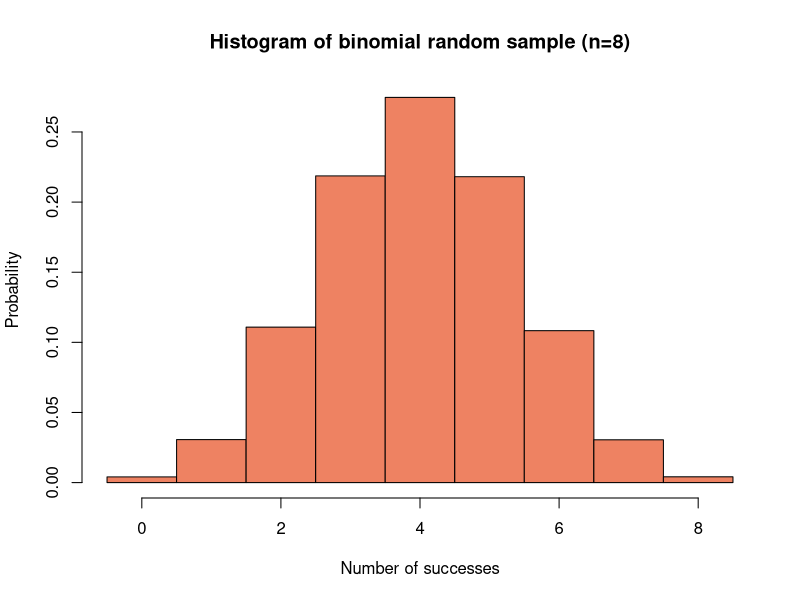
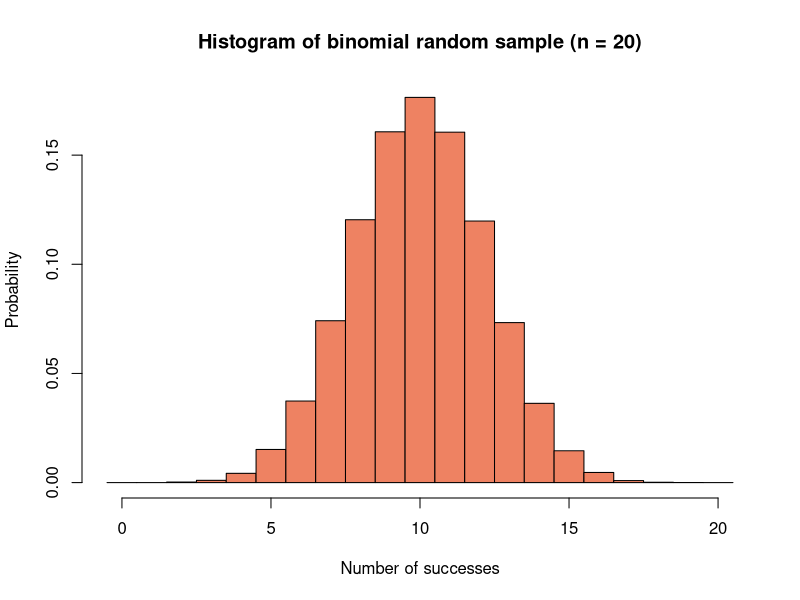
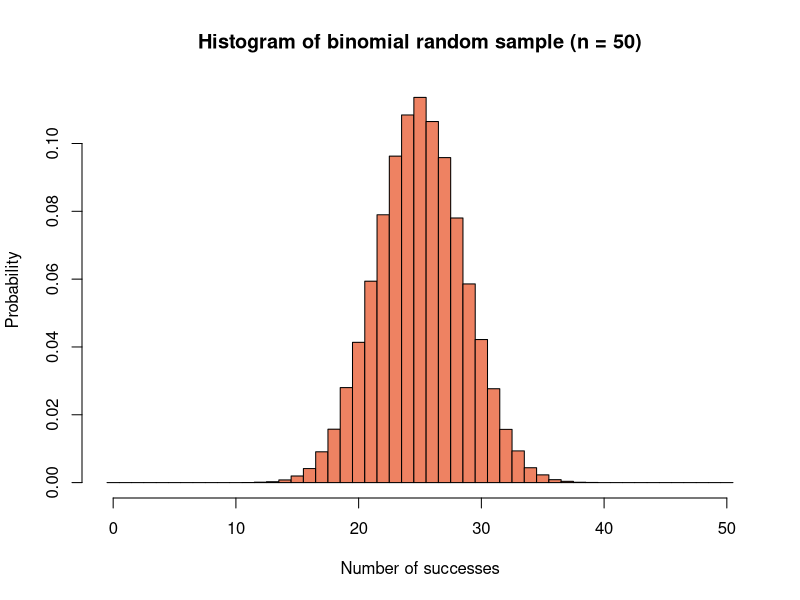
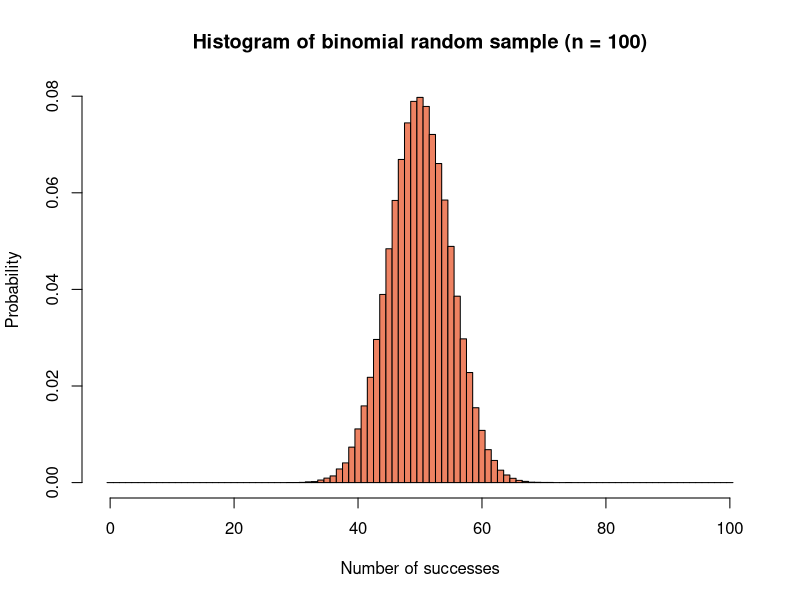
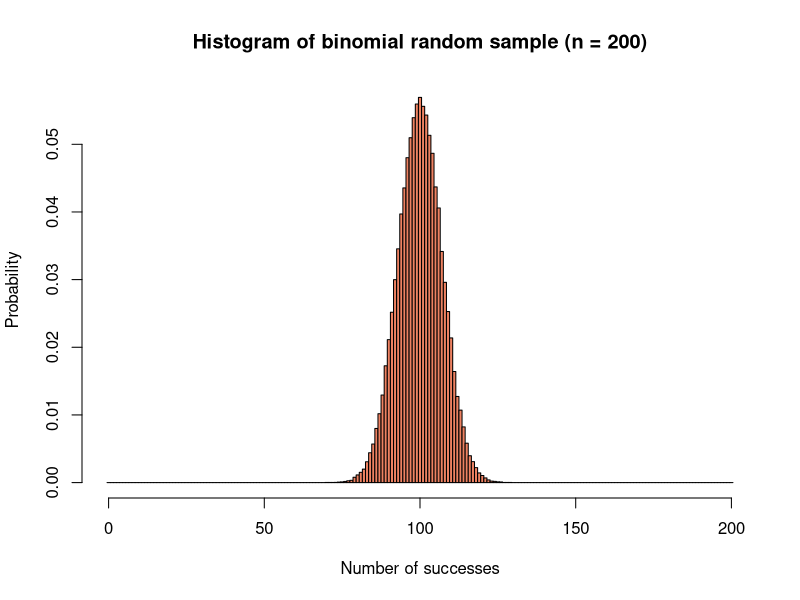
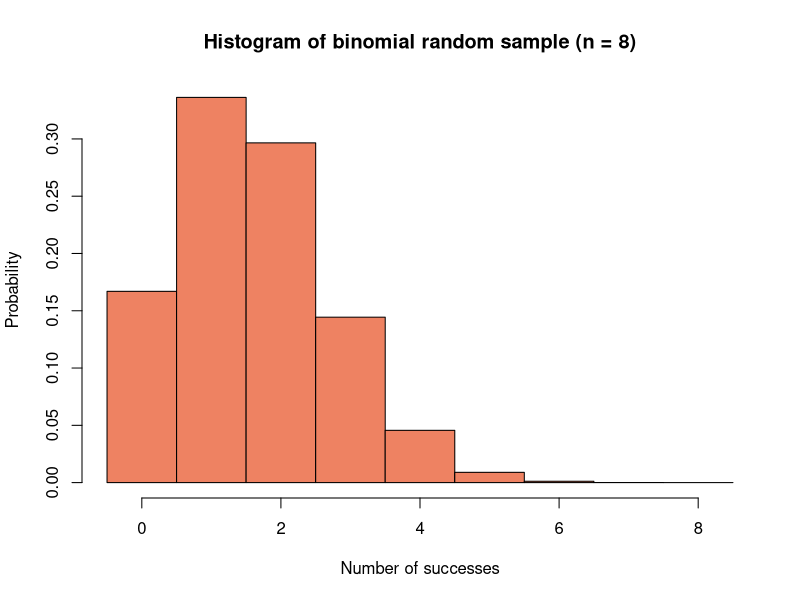
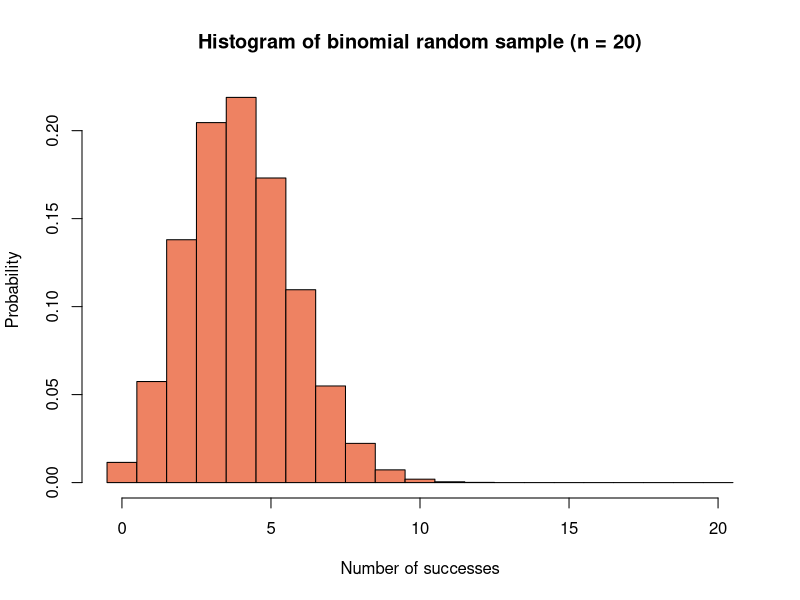
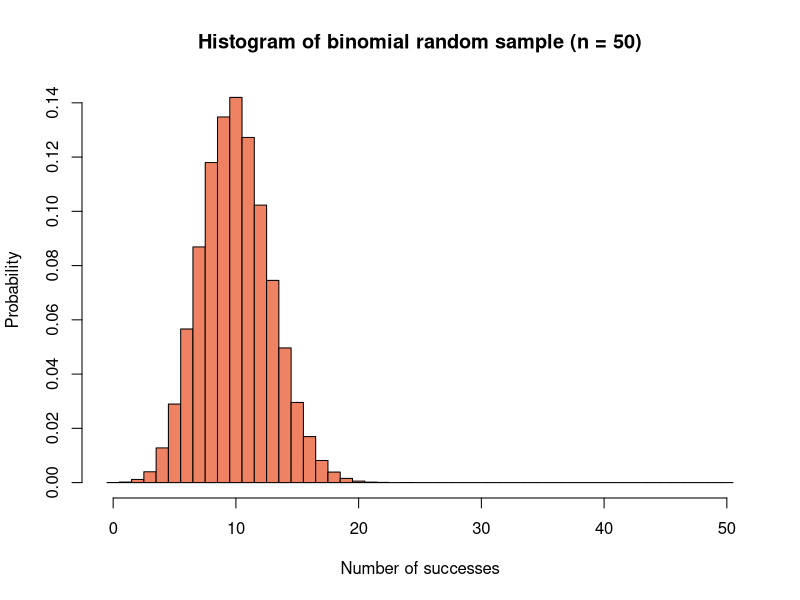

Write the R code that produced these figures, in order.
## ---- chunk 1
number.trials <- 8

random.binomial.sample <- rbinom(100000, number.trials, 0.5)

hist( random.binomial.sample,
      main = "Histogram of binomial random sample (n=8)",
      xlab = "Number of successes", ylab = "Probability",
      prob = TRUE,
      breaks = -0.5:(number.trials + 0.5),
      col = "salmon2")
## ---- chunk 2
number.trials <- 20

random.binomial.sample <- rbinom(100000, number.trials, 0.5)

hist( random.binomial.sample,
      main = "Histogram of binomial random sample (n = 20)",
      xlab = "Number of successes",
      ylab = "Probability",
      prob = TRUE,
      breaks = -0.5:(number.trials + 0.5),
      col = "salmon2")
## ---- chunk 3
number.trials <- 50

random.binomial.sample <- rbinom(100000, number.trials, 0.5)

hist( random.binomial.sample,
      main = "Histogram of binomial random sample (n = 50)",
      xlab = "Number of successes",
      ylab = "Probability",
      prob = TRUE,
      breaks = -0.5:(number.trials + 0.5),
      col = "salmon2")
## ---- chunk 4
number.trials <- 100

random.binomial.sample <- rbinom(100000, number.trials, 0.5)

hist( random.binomial.sample,
      main = "Histogram of binomial random sample (n = 100)",
      xlab = "Number of successes",
      ylab = "Probability",
      prob = TRUE,
      breaks = -0.5:(number.trials + 0.5),
      col = "salmon2")
## ---- chunk 5
number.trials <- 200

random.binomial.sample <- rbinom(100000, number.trials, 0.5)

hist( random.binomial.sample,
      main = "Histogram of binomial random sample (n = 200)",
      xlab = "Number of successes",
      ylab = "Probability",
      prob = TRUE,
      breaks = -0.5:(number.trials + 0.5),
      col = "salmon2")
## ---- chunk 6
number.trials <- 8

random.binomial.sample <- rbinom(100000, number.trials, 0.2)

hist( random.binomial.sample,
      main = "Histogram of binomial random sample (n = 8)",
      xlab = "Number of successes",
      ylab = "Probability",
      prob = TRUE,
      breaks = -0.5:(number.trials + 0.5),
      col = "salmon2")
## ---- chunk 7
number.trials <- 20

random.binomial.sample <- rbinom(100000, number.trials, 0.2)

hist( random.binomial.sample,
      main = "Histogram of binomial random sample (n = 20)",
      xlab = "Number of successes",
      ylab = "Probability",
      prob = TRUE,
      breaks = -0.5:(number.trials + 0.5),
      col = "salmon2")
## ---- chunk 8
number.trials <- 50

random.binomial.sample <- rbinom(100000, number.trials, 0.2)

hist( random.binomial.sample,
      main = "Histogram of binomial random sample (n = 50)",
      xlab = "Number of successes",
      ylab = "Probability",
      prob = TRUE,
      breaks = -0.5:(number.trials + 0.5),
      col = "salmon2")
## ---- chunk 9
number.trials <- 100

random.binomial.sample <- rbinom(100000, number.trials, 0.2)

hist( random.binomial.sample,
      main = "Histogram of binomial random sample (n = 100)",
      xlab = "Number of successes",
      ylab = "Probability",
      prob = TRUE,
      breaks = -0.5:(number.trials + 0.5),
      col = "salmon2")
## ---- chunk 10
number.trials <- 200

random.binomial.sample <- rbinom(100000, number.trials, 0.2)

hist( random.binomial.sample,
      main = "Histogram of binomial random sample (n = 200)",
      xlab = "Number of successes",
      ylab = "Probability",
      prob = TRUE,
      breaks = -0.5:(number.trials + 0.5),
      col = "salmon2")
## ---- chunk 11
sample.1 <- runif(100000)
## ---- chunk 12
hist( sample.1,
      main = "Histogram of continuous uniform distribution",
      xlab = "x", ylab = "Density",
      prob = TRUE,
      breaks = 20,
      col = "skyblue1" )
## ---- chunk 13
number.replications <- 100000

result.vector <- numeric( number.replications)

for( replication.index in 1:number.replications ) {
    result.vector[ replication.index ] <- sum( runif(2) )
}

hist( result.vector,
      main = "Histogram of sum of two uniform random variables",
      xlab = "x", ylab = "Density",
      prob = TRUE,
      breaks = 50,
      col = "skyblue" )
## ---- chunk 14
number.replications <- 100000

result.vector <- numeric( number.replications)

for( replication.index in 1:number.replications ) {
    result.vector[ replication.index ] <- sum( runif(3) )
}

hist( result.vector,
      main = "Histogram of sum of 3 uniform random variables",
      xlab = "x", ylab = "Density",
      prob = TRUE,
      breaks = 50,
      col = "skyblue" )
## ---- chunk 15
number.replications <- 100000

result.vector <- numeric( number.replications)

for( replication.index in 1:number.replications ) {
    result.vector[ replication.index ] <- sum( runif(10) )
}

hist( result.vector,
      main = "Histogram of sum of 10 uniform random variables",
      xlab = "x", ylab = "Density",
      prob = TRUE,
      breaks = 50,
      col = "skyblue" )
## ---- chunk 16
number.replications <- 100000

result.vector <- numeric( number.replications)

for( replication.index in 1:number.replications ) {
    result.vector[ replication.index ] <- sum( runif(100) )
}

hist( result.vector,
      main = "Histogram of sum of 100 uniform random variables",
      xlab = "x", ylab = "Density",
      prob = TRUE,
      breaks = 50,
      col = "skyblue" )
## ---- chunk 17
number.replications <- 100000

result.vector <- numeric( number.replications)

for( replication.index in 1:number.replications ) {
    result.vector[ replication.index ] <- sum( rexp(1) )
}

# I'm going to filter out some of the extreme values,
# just to make the graph a little more informative

filtered.result.vector <- result.vector[ result.vector <= 8 ]

hist( filtered.result.vector,
      main = "Histogram of an exponential random variable",
      xlab = "x", ylab = "Density",
      prob = TRUE,
      breaks = 50,
      col = "skyblue" )
## ---- chunk 18
number.replications <- 100000

result.vector <- numeric( number.replications)

for( replication.index in 1:number.replications ) {
    result.vector[ replication.index ] <- sum( rexp(2, rate = 1) )
}

filtered.result.vector <- result.vector[ result.vector <= 12 ]

hist( filtered.result.vector,
      main = "Histogram of the sum of 2 exponential random variables",
      xlab = "x", ylab = "Density",
      prob = TRUE,
      breaks = 50,
      col = "skyblue" )
## ---- chunk 19
number.replications <- 100000

result.vector <- numeric( number.replications)

for( replication.index in 1:number.replications ) {
    result.vector[ replication.index ] <- sum( rexp(3) )
}

filtered.result.vector <- result.vector[ result.vector <= 12 ]

hist( filtered.result.vector,
      main = "Histogram of the sum of 3 exponential random variables",
      xlab = "x", ylab = "Density",
      prob = TRUE,
      breaks = 50,
      col = "skyblue" )
## ---- chunk 20
number.replications <- 100000

result.vector <- numeric( number.replications)

for( replication.index in 1:number.replications ) {
    result.vector[ replication.index ] <- sum( rexp(10) )
}

filtered.result.vector <- result.vector[ result.vector <= 25 ]

hist( filtered.result.vector,
      main = "Histogram of the sum of 10 exponential random variables",
      xlab = "x", ylab = "Density",
      prob = TRUE,
      breaks = 50,
      col = "skyblue" )
## ---- chunk 21
number.replications <- 100000

result.vector <- numeric( number.replications)

for( replication.index in 1:number.replications ) {
    result.vector[ replication.index ] <- sum( rexp(100) )
}

filtered.result.vector <- result.vector[ result.vector <= 140 ]

hist( filtered.result.vector,
      main = "Histogram of the sum of 100 exponential random variables",
      prob = TRUE,
      breaks = 50,
      col = "skyblue" )
## ---- chunk 22
normal.random.sample <- rnorm( 100000, mean = 25, sd = sqrt(16) )
normal.random.sample <- normal.random.sample[ normal.random.sample <= 40 ]
normal.random.sample <- normal.random.sample[ normal.random.sample >= 10 ]
## ---- chunk 23
hist( normal.random.sample,
      main = "Histogram of normal data",
      xlab = "x", ylab = "Density",
      prob = TRUE,
      breaks = 9.5:40.5,
      col = "salmon2")

curve( dnorm(x, mean = 25, sd = sqrt(16)), lwd = 5, col = "darkred", add = TRUE )
## ---- chunk 24

stripchart( normal.random.sample[ 1:2000 ],
            main = "Stripchart of normal data",
            xlab = "x", ylab = "Density",
            xlim = c(10, 40), ylim = c(0,2),
            method = "jitter", jitter = 0.5,
            pch = 19, cex = 0.5,
            col = "navy")
## ---- chunk 25
pnorm( 23, mean = 25, sd = sqrt(16) )
## ---- chunk 26
mean( normal.random.sample <= 23 )
## ---- chunk 27
pnorm( 29.5, mean = 25, sd = sqrt(16), lower.tail = FALSE )
## ---- chunk 28
mean( normal.random.sample > 29.5 )
## ---- chunk 29
mean( normal.random.sample )
## ---- chunk 30
var( normal.random.sample )
## ---- chunk 31
number.replications <- 100000

result.vector <- numeric( number.replications)

for( replication.index in 1:number.replications ) {
    result.vector[ replication.index ] <- sum( runif(100) )
}

hist( result.vector,
      main = "Histogram of sum of 100 uniform random variables",
      prob = TRUE,
      breaks = 50,
      col = "skyblue" )

curve( dnorm(x, 50, sqrt(100/12)), lwd = 2, col = "navy", add = TRUE)
## ---- chunk 32
standard.normal.sample <- rnorm(100000)
## ---- chunk 33
transformed.sample <- 4 * standard.normal.sample + 25
cat( "Mean of transformed sample:", mean( transformed.sample), "\n" )
cat( "Variance of transformed sample:", var( transformed.sample), "\n" )
## ---- chunk 34
hist( transformed.sample,
      main = "Histogram of transformed standard normal data",
      prob = TRUE,
      breaks = 50,
      col = "salmon2" )

curve( dnorm(x, 25, sqrt(16)), lwd = 3, col = "darkred", add = TRUE)
## ---- chunk 35
random.normal.sample <- rnorm(100000, 25, 4)
transformed.normal.sample <- (random.normal.sample - 25) / 4
## ---- chunk 36
cat( "Mean of transformed data:", mean( transformed.normal.sample), "\n" )
cat( "Variance of transformed data:", var( transformed.normal.sample), "\n" )
## ---- chunk 37
hist( transformed.normal.sample,
      main = "Histogram of transformed normal data",
      prob = TRUE,
      breaks = 50,
      col = "salmon2" )

curve( dnorm(x, 0, 1), lwd = 3, col = "darkred", add = TRUE)
